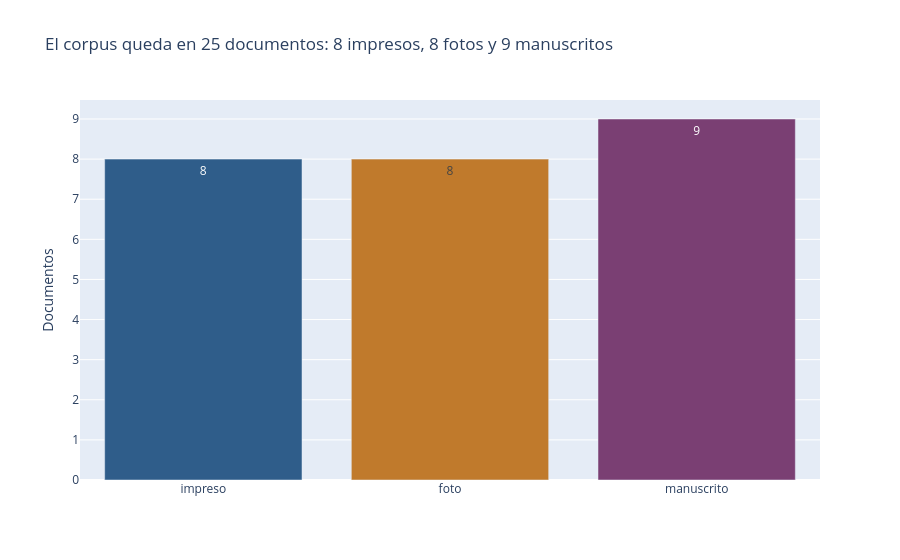

The notebook cell saved with this chart:
### Markdown cell above
## 6. Análisis exploratorio

### Code cell
def guardar(fig, nombre):
    fig.write_image(GRAF / f"{nombre}.png", width=900, height=480, scale=1)
    fig.show()
    display(Img(filename=str(GRAF / f"{nombre}.png")))

COLORES = {"impreso": "#2f5d8a", "foto": "#c07a2c", "manuscrito": "#7a3f73"}
conteo = docs.groupby("tipo", as_index=False).agg(documentos=("id", "size"), caracteres=("caracteres", "median"))
n = conteo.set_index("tipo").documentos
TITULO_1 = (f"El corpus queda en {len(docs)} documentos: {n['impreso']} impresos, {n['foto']} fotos y "
            f"{n['manuscrito']} manuscritos")
fig = px.bar(conteo, x="tipo", y="documentos", color="tipo", color_discrete_map=COLORES, text="documentos",
             category_orders={"tipo": ["impreso", "foto", "manuscrito"]},
             title=TITULO_1)
fig.update_layout(showlegend=False, xaxis_title="", yaxis_title="Documentos")
guardar(fig, "documentos_por_tipo")

### Figure 1 — Plotly figure (JSON) as saved in the notebook; plotly's stock layout.template omitted (floating-point values rounded to 4 significant figures)
{"data": [{"hovertemplate": "tipo=%{x}<br>documentos=%{text}<extra></extra>", "legendgroup": "impreso", "marker": {"color": "#2f5d8a", "pattern": {"shape": ""}}, "name": "impreso", "orientation": "v", "showlegend": true, "text": [8.0], "textposition": "auto", "type": "bar", "x": ["impreso"], "xaxis": "x", "y": [8], "yaxis": "y"}, {"hovertemplate": "tipo=%{x}<br>documentos=%{text}<extra></extra>", "legendgroup": "foto", "marker": {"color": "#c07a2c", "pattern": {"shape": ""}}, "name": "foto", "orientation": "v", "showlegend": true, "text": [8.0], "textposition": "auto", "type": "bar", "x": ["foto"], "xaxis": "x", "y": [8], "yaxis": "y"}, {"hovertemplate": "tipo=%{x}<br>documentos=%{text}<extra></extra>", "legendgroup": "manuscrito", "marker": {"color": "#7a3f73", "pattern": {"shape": ""}}, "name": "manuscrito", "orientation": "v", "showlegend": true, "text": [9.0], "textposition": "auto", "type": "bar", "x": ["manuscrito"], "xaxis": "x", "y": [9], "yaxis": "y"}], "layout": {"barmode": "relative", "legend": {"title": {"text": "tipo"}, "tracegroupgap": 0}, "showlegend": false, "title": {"text": "El corpus queda en 25 documentos: 8 impresos, 8 fotos y 9 manuscritos"}, "xaxis": {"anchor": "y", "categoryarray": ["impreso", "foto", "manuscrito"], "categoryorder": "array", "domain": [0.0, 1.0], "title": {"text": ""}}, "yaxis": {"anchor": "x", "domain": [0.0, 1.0], "title": {"text": "Documentos"}}}}
